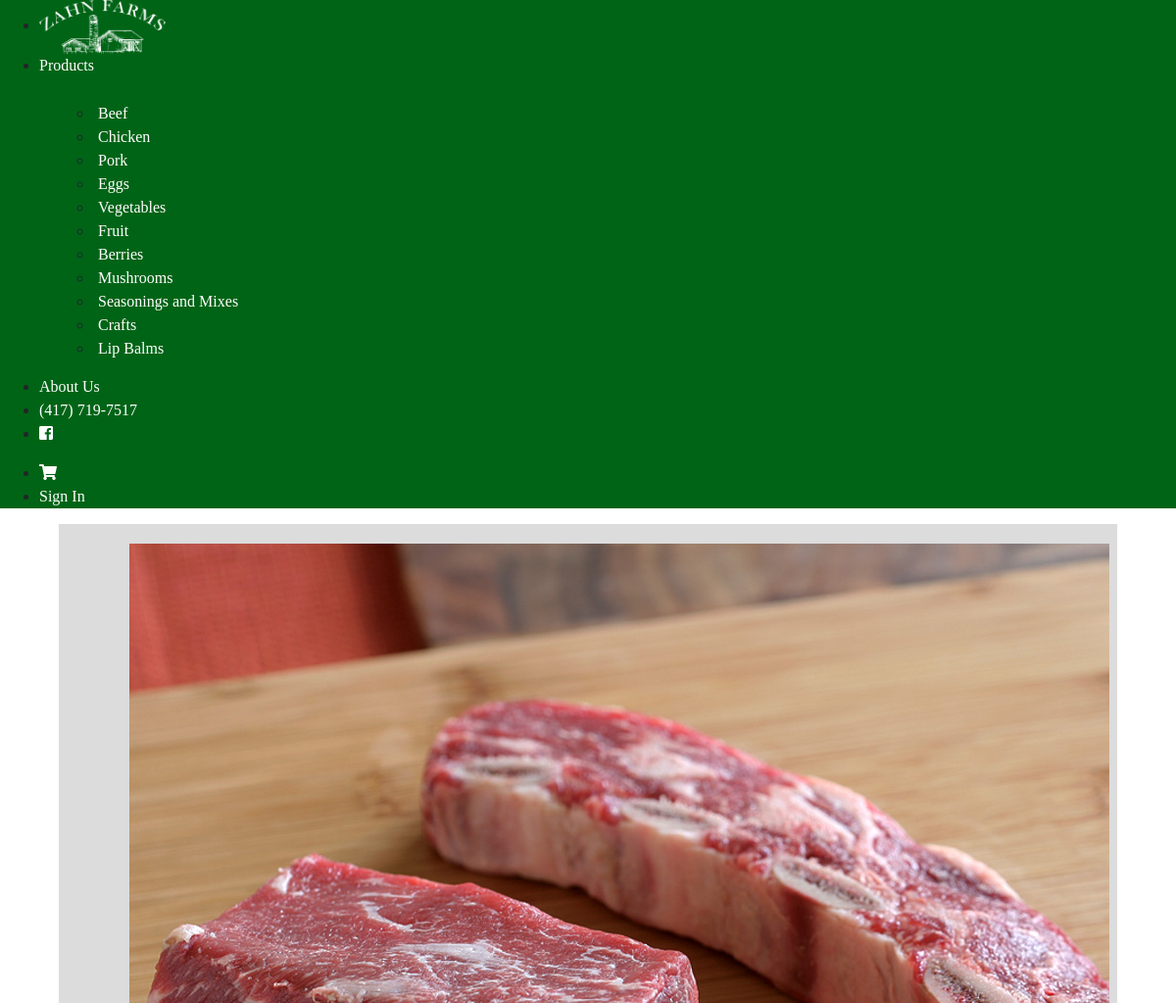
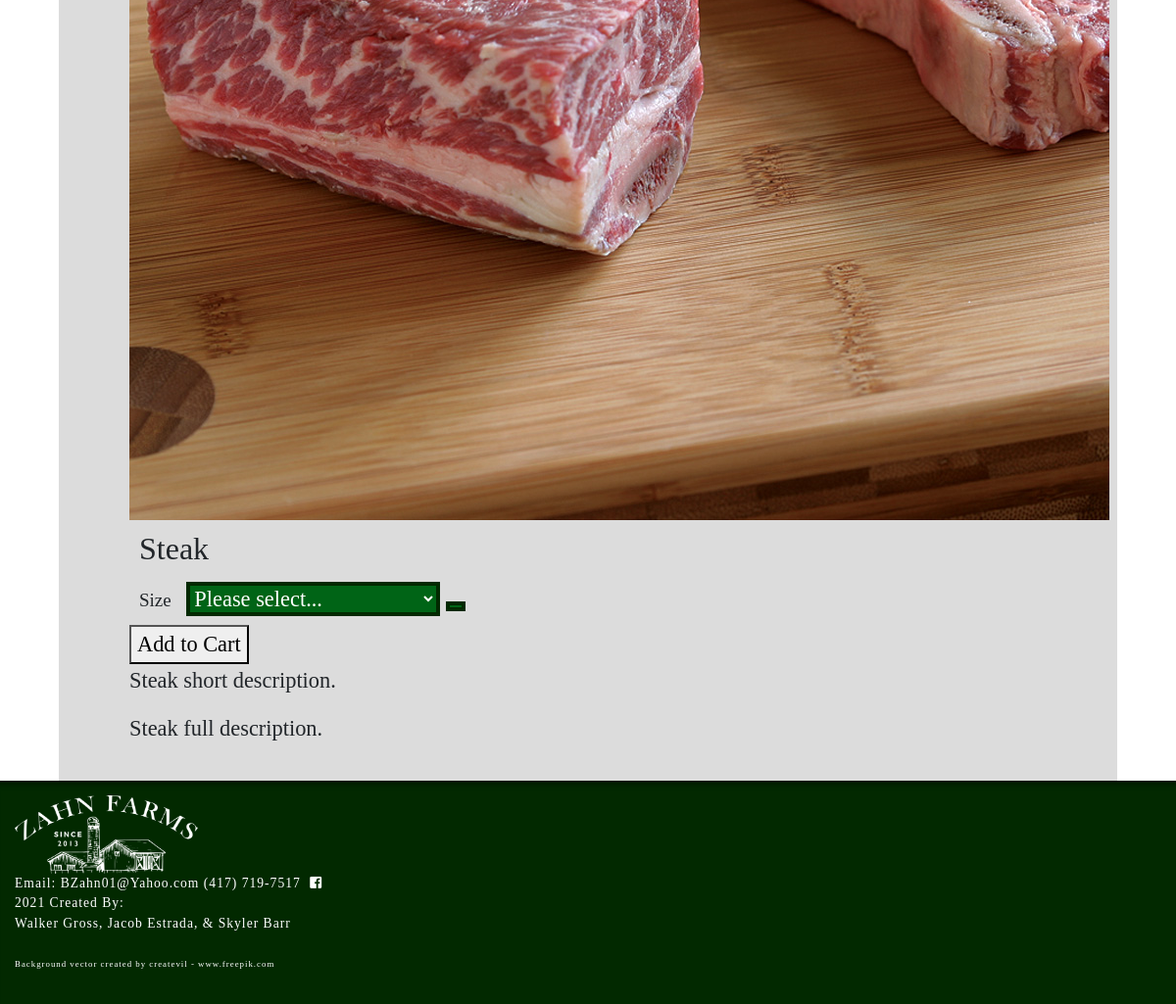
The page /product?catID=41&prodID=4 on the database its author committed (2 pictures, top to bottom).
### tables this page shows
CREATE TABLE `categories` (
  `catID` int(11) NOT NULL,
  `catName` varchar(25) NOT NULL,
  `image` varchar(255) NOT NULL,
  `hide` tinyint(1) NOT NULL
);

CREATE TABLE `products` (
  `productID` int(11) NOT NULL,
  `productName` varchar(50) NOT NULL,
  `portionsID` int(11) NOT NULL,
  `price` decimal(10,2) DEFAULT NULL,
  `qty` int(10) DEFAULT NULL,
  `shortDesc` varchar(255) DEFAULT NULL,
  `fullDesc` varchar(255) DEFAULT NULL,
  `catID` int(11) NOT NULL,
  `image` varchar(255) NOT NULL,
  `sizeID` int(11) DEFAULT NULL,
  `outOfSeason` tinyint(1) NOT NULL,
  `hide` tinyint(1) NOT NULL
);

### models/products_db.php (called while the page is built, shortened)
<?php
function getAllCategories(){
    global $db;
    $sql = "SELECT * FROM categories";
    $qry = $db->query($sql);
    $aryCat = $qry->fetchAll();
    return $aryCat;
}
function prodByID($prodID){
    global $db;
    $sql = "select * from products where productID = $prodID";
    $qry = $db->query($sql);
    $product = $qry->fetch();
    return $product;
}
function sizesByID($sizeID) {
    global $db;
    $sql = "SELECT * FROM sizes WHERE sizeID = $sizeID";
    $qry = $db->query($sql);
    $sizes = $qry->fetchAll();
    return $sizes;
}

### models/requests.php (called while the page is built, shortened)
<?php
$prodID = filter_input(INPUT_GET, "prodID");
?>

### product/product.php (the view, shortened to what this page needs)
<?php
$prod = prodByID($prodID);
$qty = $prod['qty'];
if ($prod['sizeID'] != null) {
  $sizeAry = sizesByID($prod['sizeID']);
  $qty = 0;
  foreach ($sizeAry as $size){
    $qty += $size['qty'];
  }
}
?>
<div class="product-card-full uk-grid-small uk-flex-center uk-text-center" style="width:90%; margin:auto" uk-grid>
  <div class="uk-card uk-card-default uk-width-1-2">
    <img src="../images/<?=$prod['image']?>" alt="<?=$prod['productName']?> Image">
  </div>
  <div class="uk-width-1-2@s">
    <h2>
      <?=$prod['productName']?>
    </h2>
    <form class="uk-form-stacked" action="cart.php" method="post">
      <div class="uk-grid-small uk-child-width-1-1@m uk-flex-center uk-text-center" uk-grid>
        <?php
        if ($prod['outOfSeason'] == 0) {
          if($prod['sizeID'] != null){
          ?>
          <div class="uk-card">
            <div class="size-form" uk-form-custom="target: > * > span:first-child">
              <label class="uk-form-label">Size</label>
              <select id="size" name="size" onchange="sizePrice(this)">
                <option selected disabled hidden>Please select...</option>
              </select>
              <button class="size-button uk-button uk-button-default" type="button" tabindex="-1">
              </button>
            </div>
          </div>
            <?php
          }
            ?>
        <?php
        } if ($qty == 0) {
        ?>
        <div class="uk-card">
          <button id="submit add-to-cart-btn" class="uk-button uk-button-default" tabindex="-1" disabled>Out of Stock</button>
        </div>
        <?php
        } else {
        ?>
          <div class="uk-card">
            <button id="submit add-to-cart-btn" class="uk-button uk-button-default" type="submit" tabindex="2">Add to Cart</button>
          </div>
        <?php
        }
        ?>
      </div>
    </form>
    <div class="uk-card uk-card-default uk-card-body uk-width-expand product-desc-short">
    <p><?=$prod['shortDesc']?></p>
  </div>
  </div>
  <div class="uk-card uk-card-default uk-card-body uk-width-expand product-desc-full">
    <p><?=$prod['fullDesc']?></p>
  </div>
</div>

### views/header.php (shortened to what this page needs)
<!DOCTYPE html>
<html lang="en">
<head>
    <link rel="stylesheet" href="https://stackpath.bootstrapcdn.com/bootstrap/4.1.3/css/bootstrap.min.css"
>
    <link rel="stylesheet" href="https://use.fontawesome.com/releases/v5.5.0/css/all.css"
>
    <link rel="stylesheet" href="https://cdn.jsdelivr.net/npm/uikit@3.6.17/dist/css/uikit.min.css" />
    <link rel="stylesheet" href="../views/styles.css">
</head>
<body>
    <?php
        include "../models/db.php";
        include "../models/products_db.php";
        include "../views/navbar.php";
    ?>

### views/navbar.php (shortened to what this page needs)
<div class="no-print" uk-sticky="sel-target: .uk-navbar-container; cls-active: uk-navbar-sticky">
    <nav class="nav-bar uk-navbar-container" uk-navbar>
        <div class="uk-navbar-left">
            <ul class="uk-navbar-nav">
                <li>
                    <a class="uk-logo" style="min-width:177px;" href="../product/">
                        <img style="" src="../images/Logo.png" alt="Zahn Farms Logo">
                    </a>
                </li>
                <li>
                    <a href="../product/">Products</a>
                    <div class="uk-navbar-dropdown" delay-hide="250">
                        <ul class="uk-nav uk-navbar-dropdown-nav">
                            <?php
                            $aryCat = getAllCategories();
                            foreach($aryCat as $cat){
                            ?>
                            <li><a href="../product?catID=<?=$cat['catID']?>"><?=$cat['catName']?></a></li>
                            <?php
                            }
                            ?>
                        </ul>
                    </div>
                </li>
                <li><a href="../aboutUs/aboutUs.php">About Us</a></li>
                <li><a href="tel:417-719-7517" class="navContact">(417) 719-7517</a></li>
                <li><a href="https://www.facebook.com/ZahnFarms/" target="_blank"><i
                            class="fab fa-facebook-square"></i></a></li>
            </ul>
        </div>
        <div class="uk-navbar-right">
            <ul class="uk-navbar-nav">
                <li><a href="../product/cart.php"><i class="fas fa-shopping-cart"></i></a></li>
                <li><a href="../admin/">Sign In</a></li>
            </ul>
        </div>
    </nav>
</div>

### product/index.php (shortened to what this page needs)
<?php
include "../views/header.php";
include '../models/requests.php';
echo"<div class='content-container'>";
if (!isset($catID)){
    include "categories.php";
}
else if (!isset($prodID)) {
    include "products.php";
}
else {
    include "product.php";
}
echo"</div>";
include "../views/footer.php";
?>

### views/footer.php (shortened to what this page needs)
<footer class="footer no-print">
  <div class="uk-grid-match uk-child-width-expand@s uk-text-center" uk-grid>
    <div class="footer-image">
      <a href="../product"><img src="../images/LogoFull.png" alt="Zahn Farms Logo" style="height: 80px;">
        </a>
    </div>
    <div class="footer-contact">
      <a href="mailto:bzahn01@yahoo.com">Email: BZahn01@Yahoo.com</a>
      <a href="tel:417-719-7517">(417) 719-7517</a>
      <a href="https://www.facebook.com/ZahnFarms/" target="_blank"><i class="fab fa-facebook-square"></i></a>
    </div>
    <div class="footer-credits">
      <p class="uk-text-right@s">
        2021 Created By:<br>Walker Gross, Jacob Estrada, & Skyler Barr
        <br><br>
        <a style="font-size: .65em;" href="https://www.freepik.com/vectors/background">Background vector created by createvil - www.freepik.com</a>
      </p>
    </div>
  </div>
</footer>
</body>
</html>

### views/styles.css (style rules this page uses)
:root { --primary-green: #006416; --secondary-green: #18890B; --dark-green: #022900; }
html, body { background-image: url("../images/barnWood.jpg"); background-size: cover; padding:0px; font-family: "Caveat Brush", cursive; }
body { display: flex; flex-direction: column; min-height: 100vh; }
.uk-navbar-container { background-color: var(--primary-green) !important; }
.uk-navbar-nav>li>a { font-family: 'Libre Baskerville', serif; font-weight: 500; font-size: 1em; }
.uk-navbar-dropdown { background-color: var(--primary-green); font-family: 'Libre Baskerville', cursive; padding: 15px; margin-top:10px; }
.uk-navbar-dropdown-nav>li>a { padding-left:5px; }
nav a, nav a:hover { color: white !important; text-decoration: none; }
nav img { height:55px; width: 129px; }
.content-container { background-color: rgba(201, 201, 201, 0.643); width: 90%; margin:auto; margin-top:0px; padding:20px; min-height:70vh; }
.uk-card { font-family: 'Caveat Brush', cursive; font-size: 1.4em; background-color: rgba(1,1,1,0); box-shadow: none; }
.product-card-full :is(h2, h3, label) { font-family: 'Caveat Brush', cursive; margin:10px; }
.product-card-full label { font-size: .85em; }
.size-button, #size { background-color: var(--primary-green); color: white; border: var(--dark-green) solid 4px; }
footer { font-family: 'Libre Baskerville', serif; background-color: var(--dark-green); color: white; padding: 15px; box-shadow: 0px 10px 10px -10px black inset; font-size: .85em; letter-spacing: 1px; margin-top: auto; }
footer a { color: white; }
.footer-contact .fab { padding: 0px 5px; }
.no-print { display: block; }

### rows shown on the page
categories: catName "Beef"
categories: catName "Chicken"
categories: catName "Pork"
categories: catName "Eggs"
categories: catName "Vegetables"
categories: catName "Fruit"
categories: catName "Berries"
categories: catName "Mushrooms"
categories: catName "Seasonings and Mixes"
categories: catName "Crafts"
categories: catName "Lip Balms"
products: image (picture), productName "Steak", shortDesc "Steak short description.", fullDesc "Steak full description."
